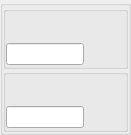
  <widget class="QGroupBox" name="gapAndOffset" >
   <property name="geometry" >
    <rect>
     <x>120</x>
     <y>300</y>
     <width>131</width>
     <height>128</height>
    </rect>
   </property>
   <property name="flat" >
    <bool>true</bool>
   </property>
   <layout class="QVBoxLayout" >
    <property name="spacing" >
     <number>0</number>
    </property>
    <property name="leftMargin" >
     <number>0</number>
    </property>
    <property name="topMargin" >
     <number>0</number>
    </property>
    <property name="rightMargin" >
     <number>0</number>
    </property>
    <property name="bottomMargin" >
     <number>0</number>
    </property>
    <item>
     <widget class="TauGroupBox" name="gap" >
      <property name="showText" >
       <bool>false</bool>
      </property>
      <layout class="QVBoxLayout" >
       <property name="leftMargin" >
        <number>0</number>
       </property>
       <property name="topMargin" >
        <number>0</number>
       </property>
       <property name="rightMargin" >
        <number>0</number>
       </property>
       <property name="bottomMargin" >
        <number>0</number>
       </property>
       <item>
        <layout class="QHBoxLayout" >
         <item>
          <widget class="TauValueLabel" name="gapRead" >
           <property name="sizePolicy" >
            <sizepolicy vsizetype="Preferred" hsizetype="Expanding" >
             <horstretch>0</horstretch>
             <verstretch>0</verstretch>
            </sizepolicy>
           </property>
           <property name="useParentModel" >
            <bool>true</bool>
           </property>
           <property name="model" >
            <string>/Position</string>
           </property>
          </widget>
         </item>
         <item>
          <widget class="TauConfigLabel" name="gapReadUnits" >
           <property name="minimumSize" >
            <size>
             <width>35</width>
             <height>24</height>
            </size>
           </property>
           <property name="maximumSize" >
            <size>
             <width>35</width>
             <height>24</height>
            </size>
           </property>
           <property name="useParentModel" >
            <bool>true</bool>
           </property>
           <property name="model" >
            <string>/Position?configuration=unit</string>
           </property>
          </widget>
         </item>
        </layout>
       </item>
       <item>
        <layout class="QHBoxLayout" >
         <property name="spacing" >
          <number>-1</number>
         </property>
         <item>
          <widget class="TauValueLineEdit" name="gapWrite" >
           <property name="useParentModel" >
            <bool>true</bool>
           </property>
           <property name="model" >
            <string>/Position</string>
           </property>
          </widget>
         </item>
         <item>
          <widget class="TauConfigLabel" name="gapWriteUnits" >
           <property name="minimumSize" >
            <size>
             <width>35</width>
             <height>24</height>
            </size>
           </property>
           <property name="maximumSize" >
            <size>
             <width>35</width>
             <height>24</height>
            </size>
           </property>
           <property name="useParentModel" >
            <bool>true</bool>
           </property>
           <property name="model" >
            <string>/Position?configuration=unit</string>
           </property>
          </widget>
         </item>
        </layout>
       </item>
      </layout>
     </widget>
    </item>
    <item>
     <widget class="TauGroupBox" name="offset" >
      <property name="showText" >
       <bool>false</bool>
      </property>
      <layout class="QVBoxLayout" >
       <property name="leftMargin" >
        <number>0</number>
       </property>
       <property name="topMargin" >
        <number>0</number>
       </property>
       <property name="rightMargin" >
        <number>0</number>
       </property>
       <property name="bottomMargin" >
        <number>0</number>
       </property>
       <item>
        <layout class="QHBoxLayout" >
         <item>
          <widget class="TauValueLabel" name="offsetRead" >
           <property name="sizePolicy" >
            <sizepolicy vsizetype="Preferred" hsizetype="Expanding" >
             <horstretch>0</horstretch>
             <verstretch>0</verstretch>
            </sizepolicy>
           </property>
           <property name="useParentModel" >
            <bool>true</bool>
           </property>
           <property name="model" >
            <string>/Position</string>
           </property>
          </widget>
         </item>
         <item>
          <widget class="TauConfigLabel" name="offsetReadUnits" >
           <property name="minimumSize" >
            <size>
             <width>35</width>
             <height>24</height>
            </size>
           </property>
           <property name="maximumSize" >
            <size>
             <width>35</width>
             <height>24</height>
            </size>
           </property>
           <property name="useParentModel" >
            <bool>true</bool>
           </property>
           <property name="model" >
            <string>/Position?configuration=unit</string>
           </property>
          </widget>
         </item>
        </layout>
       </item>
       <item>
        <layout class="QHBoxLayout" >
         <item>
          <widget class="TauValueLineEdit" name="OffsetWrite" >
           <property name="useParentModel" >
            <bool>true</bool>
           </property>
           <property name="model" >
            <string>/Position</string>
           </property>
          </widget>
         </item>
         <item>
          <widget class="TauConfigLabel" name="offsetWriteUnits" >
           <property name="minimumSize" >
            <size>
             <width>35</width>
             <height>24</height>
            </size>
           </property>
           <property name="maximumSize" >
            <size>
             <width>35</width>
             <height>24</height>
            </size>
           </property>
           <property name="useParentModel" >
            <bool>true</bool>
           </property>
           <property name="model" >
            <string>/Position?configuration=unit</string>
           </property>
          </widget>
         </item>
        </layout>
       </item>
      </layout>
     </widget>
    </item>
   </layout>
  </widget>
